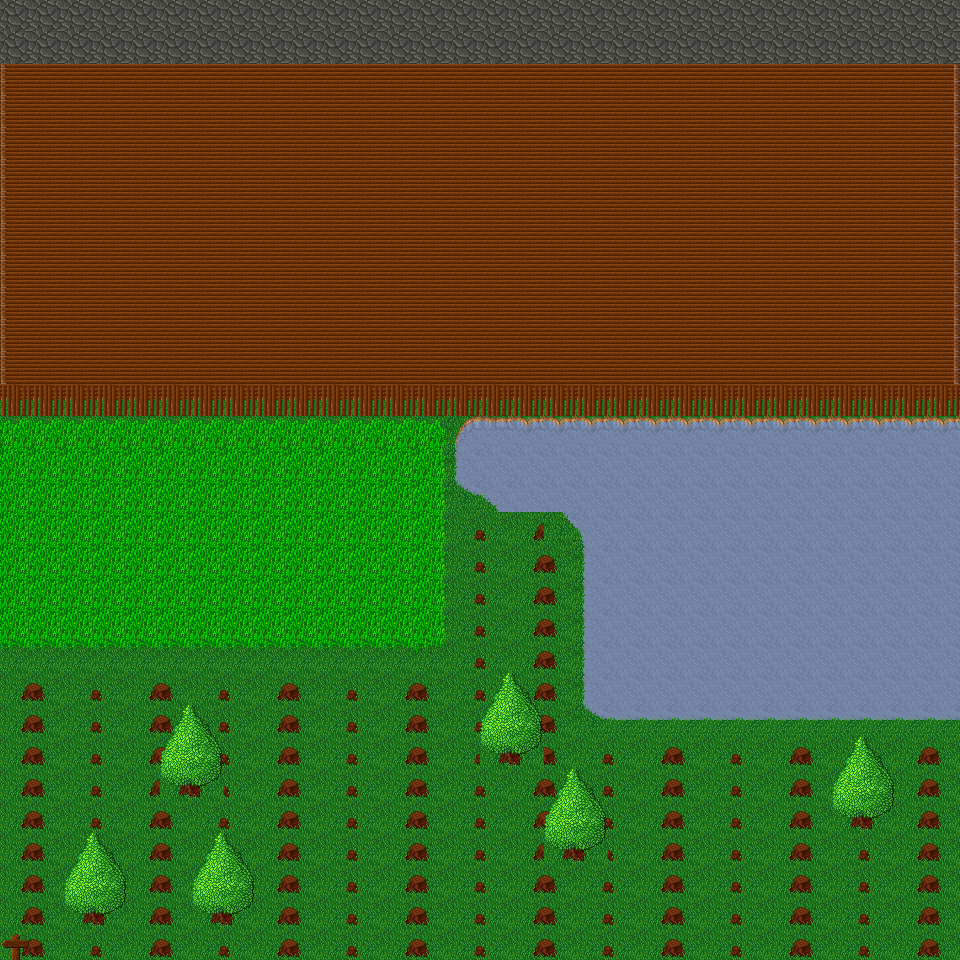

A 2D game scene composited from a Tiled map and its tileset images. What follows is a short description and the map's XML, with each tile layer's data collapsed to a summary:
An orthogonal 30x30 tile map with 32x32 px tiles, 6 tile layers (Tile Layer 1, Sten, Eld, ew, ...).

<map version="1.0" orientation="orthogonal" renderorder="right-down" width="30" height="30" tilewidth="32" tileheight="32" nextobjectid="1">
 <tileset firstgid="1" name="Woodland" tilewidth="32" tileheight="32">
  <image source="../Tiles/Woodland_Tileset.png" trans="000000" width="512" height="512" />
 </tileset>
 <layer name="Tile Layer 1" width="30" height="30">
  <data>[900 cells, 0 non-empty, 0 distinct tile ids]</data>
 </layer>
 <layer name="Sten" width="30" height="30">
  <data>[900 cells, 0 non-empty, 0 distinct tile ids]</data>
 </layer>
 <layer name="Eld" width="30" height="30">
  <data>[900 cells, 900 non-empty, 6 distinct tile ids]</data>
 </layer>
 <layer name="ew" width="30" height="30">
  <data>[900 cells, 510 non-empty, 9 distinct tile ids]</data>
 </layer>
 <layer name="tesst" width="30" height="30">
  <data>[900 cells, 250 non-empty, 21 distinct tile ids]</data>
 </layer>
 <layer name="bnm" width="30" height="30">
  <data>[900 cells, 2 non-empty, 2 distinct tile ids]</data>
 </layer>
</map>
